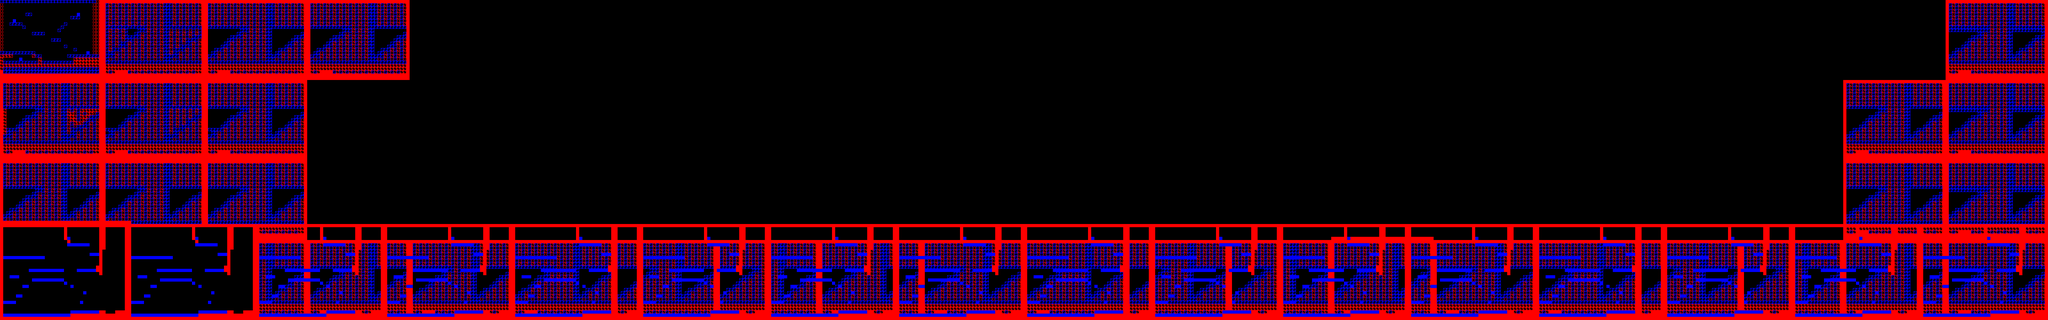

A 2D game scene composited from a Tiled map and its tileset images. What follows is a short description and the map's XML, with each tile layer's data collapsed to a summary:
An orthogonal 640x100 tile map with 8x8 px tiles, 1 tile layer (Tile Layer 1).

<map version="1.2" tiledversion="1.2.1" orientation="orthogonal" renderorder="left-down" width="640" height="100" tilewidth="8" tileheight="8" infinite="0" nextlayerid="2" nextobjectid="9">
 <tileset firstgid="1" name="Sprites_0" tilewidth="8" tileheight="8" tilecount="256" columns="16">
  <image source="../Sprites/Sprites.png" width="128" height="128" />
 </tileset>
 <layer id="1" name="Tile Layer 1" width="640" height="100">
  <data>[64000 cells, 24290 non-empty, 6 distinct tile ids]</data>
 </layer>
</map>
